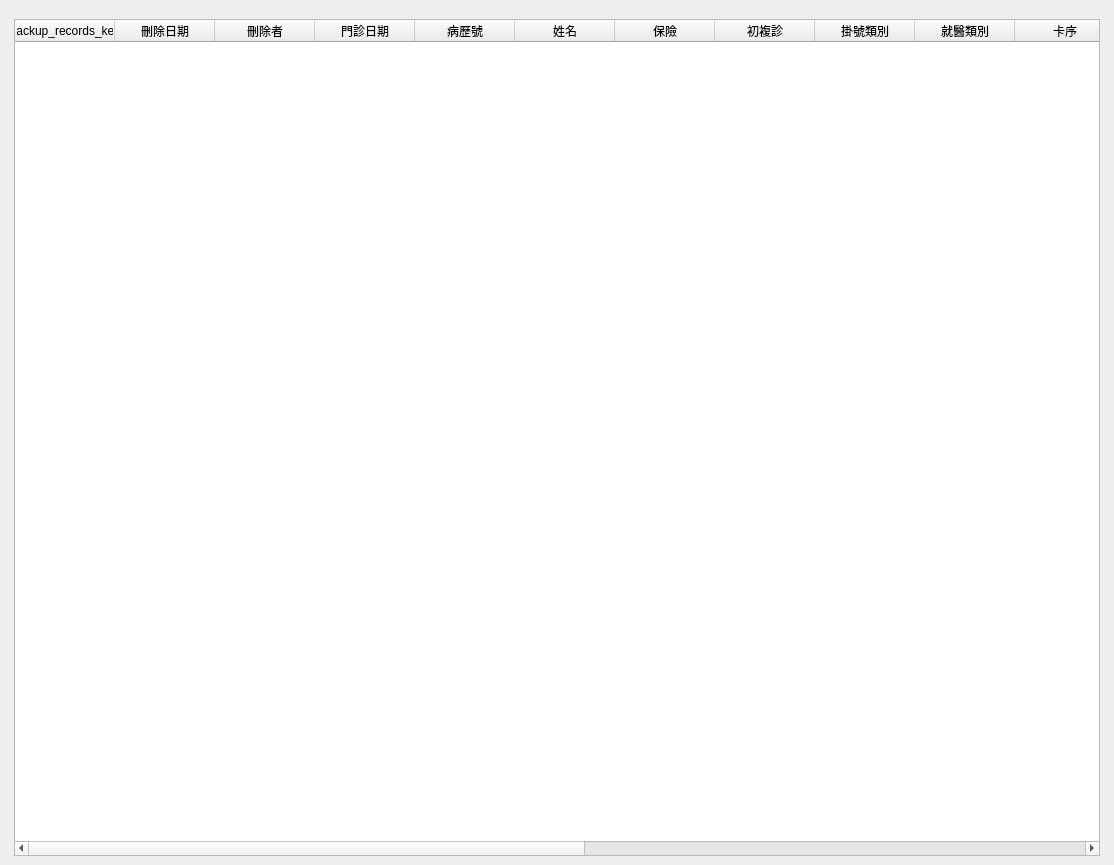
<?xml version="1.0" encoding="UTF-8"?>
<ui version="4.0">
 <class>WindowRestoreMedicalRecords</class>
 <widget class="QMainWindow" name="WindowRestoreMedicalRecords">
  <property name="geometry">
   <rect>
    <x>0</x>
    <y>0</y>
    <width>1114</width>
    <height>865</height>
   </rect>
  </property>
  <property name="windowTitle">
   <string>病歷回復</string>
  </property>
  <widget class="QWidget" name="centralwidget">
   <layout class="QHBoxLayout" name="horizontalLayout">
    <item>
     <layout class="QVBoxLayout" name="verticalLayout">
      <property name="leftMargin">
       <number>5</number>
      </property>
      <property name="topMargin">
       <number>10</number>
      </property>
      <property name="rightMargin">
       <number>5</number>
      </property>
      <item>
       <layout class="QVBoxLayout" name="verticalLayout_5">
        <item>
         <layout class="QHBoxLayout" name="horizontalLayout_2">
          <item>
           <layout class="QVBoxLayout" name="verticalLayout_chart">
            <item>
             <widget class="QTableWidget" name="tableWidget_medical_records">
              <property name="editTriggers">
               <set>QAbstractItemView::NoEditTriggers</set>
              </property>
              <property name="selectionMode">
               <enum>QAbstractItemView::SingleSelection</enum>
              </property>
              <property name="selectionBehavior">
               <enum>QAbstractItemView::SelectRows</enum>
              </property>
              <column>
               <property name="text">
                <string>backup_records_key</string>
               </property>
              </column>
              <column>
               <property name="text">
                <string>刪除日期</string>
               </property>
              </column>
              <column>
               <property name="text">
                <string>刪除者</string>
               </property>
              </column>
              <column>
               <property name="text">
                <string>門診日期</string>
               </property>
              </column>
              <column>
               <property name="text">
                <string>病歷號</string>
               </property>
              </column>
              <column>
               <property name="text">
                <string>姓名</string>
               </property>
              </column>
              <column>
               <property name="text">
                <string>保險</string>
               </property>
              </column>
              <column>
               <property name="text">
                <string>初複診</string>
               </property>
              </column>
              <column>
               <property name="text">
                <string>掛號類別</string>
               </property>
              </column>
              <column>
               <property name="text">
                <string>就醫類別</string>
               </property>
              </column>
              <column>
               <property name="text">
                <string>卡序</string>
               </property>
              </column>
              <column>
               <property name="text">
                <string>療程</string>
               </property>
              </column>
              <column>
               <property name="text">
                <string>診斷名稱</string>
               </property>
              </column>
              <column>
               <property name="text">
                <string>主治醫師</string>
               </property>
              </column>
              <column>
               <property name="text">
                <string>掛號費</string>
               </property>
              </column>
              <column>
               <property name="text">
                <string>診負擔</string>
               </property>
              </column>
              <column>
               <property name="text">
                <string>藥負擔</string>
               </property>
              </column>
              <column>
               <property name="text">
                <string>自費</string>
               </property>
              </column>
              <column>
               <property name="text">
                <string>已回復</string>
               </property>
              </column>
             </widget>
            </item>
           </layout>
          </item>
         </layout>
        </item>
       </layout>
      </item>
     </layout>
    </item>
   </layout>
  </widget>
  <widget class="QMenuBar" name="menubar">
   <property name="geometry">
    <rect>
     <x>0</x>
     <y>0</y>
     <width>1114</width>
     <height>24</height>
    </rect>
   </property>
  </widget>
  <action name="action_export_excel">
   <property name="icon">
    <iconset>
     <normaloff>../icons/document-export.svg</normaloff>../icons/document-export.svg</iconset>
   </property>
   <property name="text">
    <string>匯出Excel</string>
   </property>
  </action>
 </widget>
 <resources/>
 <connections/>
</ui>
